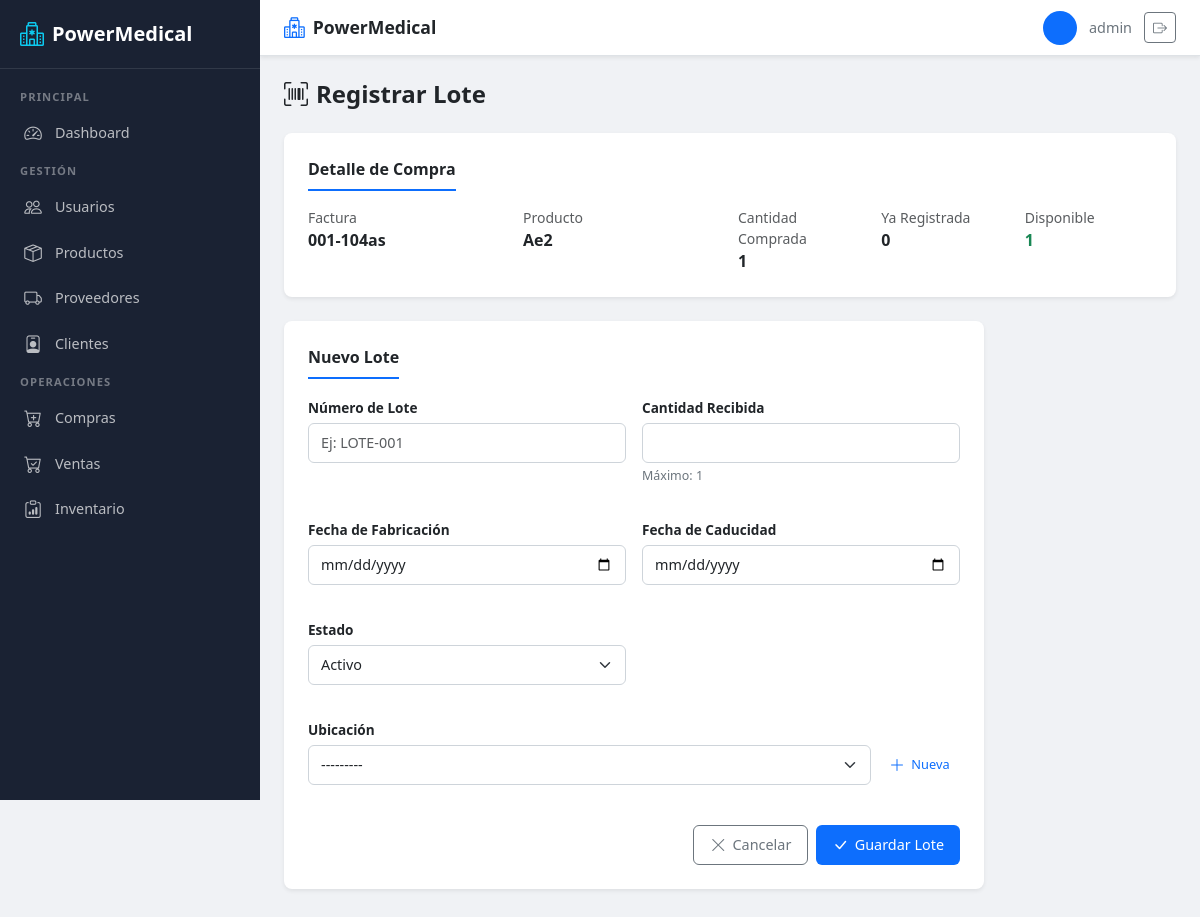
Page /usuarios/compras/detalle/8/lotes/registrar/ (signed in) on the earlier database version.
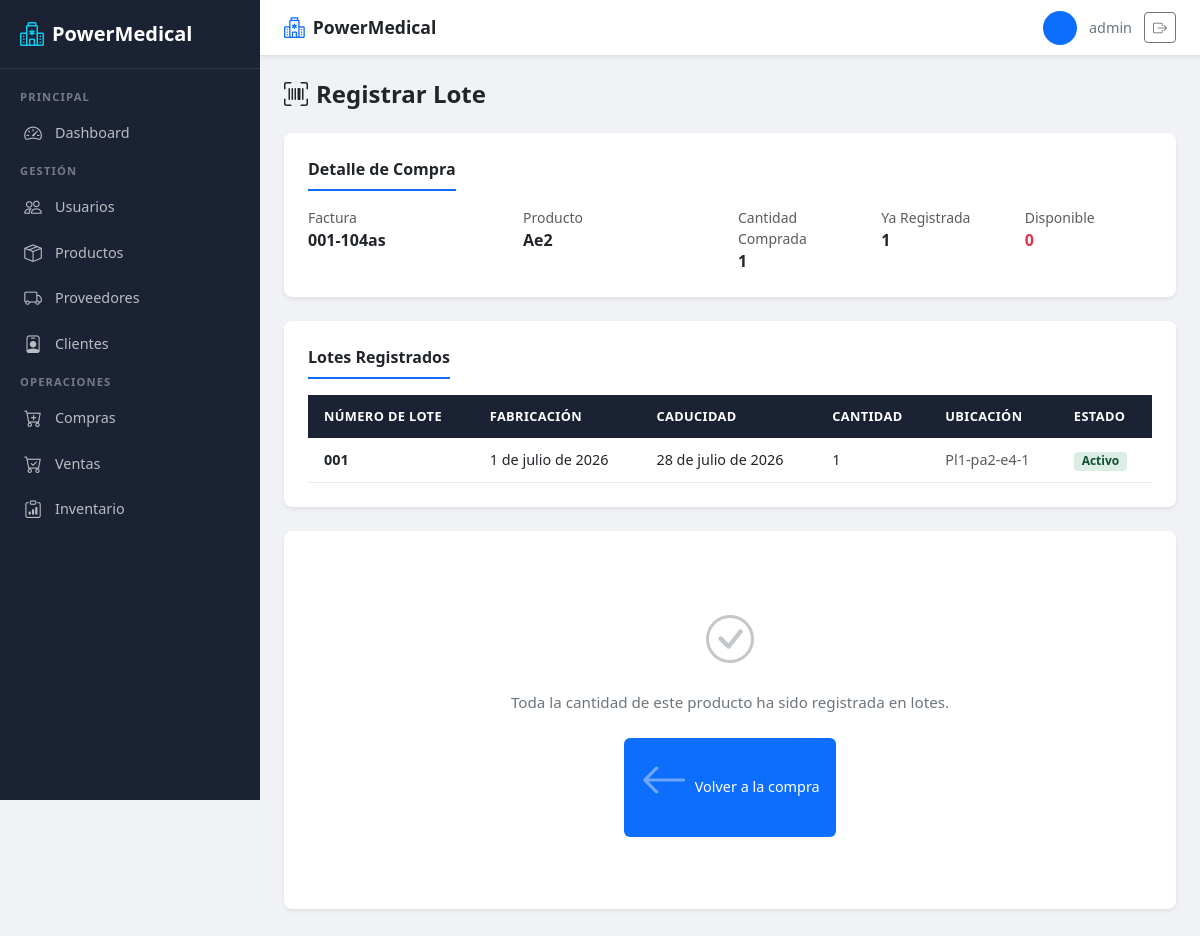
Same page on the later database version.
### usuarios/models.py (models this page shows, shortened)
class Lote(models.Model):
    ESTADOS = [
        ('ACTIVO', 'Activo'),
        ('INACTIVO', 'Inactivo'),
    ]
    detalle_compra = models.ForeignKey(
        DetalleCompra,
        on_delete=models.CASCADE,
        related_name='lotes'
    )
    numero_lote = models.CharField(max_length=50)
    fecha_fabricacion = models.DateField(
        null=True,
        blank=True,
        verbose_name="Fecha de Fabricación"
    )
    fecha_caducidad = models.DateField(
        verbose_name="Fecha de Caducidad"
    )
    cantidad_recibida = models.PositiveIntegerField(
        verbose_name="Cantidad Recibida"
    )
    ubicacion = models.ForeignKey(
        Ubicacion,
        on_delete=models.PROTECT,
        null=True,
        blank=True,
        verbose_name="Ubicación"
    )
    estado = models.CharField(
        max_length=10,
        choices=ESTADOS,
        default='ACTIVO'
    )
    class Meta:
        constraints = [
            models.UniqueConstraint(
                fields=['detalle_compra', 'numero_lote'],
                name='unique_lote_por_detalle'
            )
        ]

class Ubicacion(models.Model):
    planta = models.CharField(max_length=50, verbose_name="Planta")
    pasillo = models.CharField(max_length=50, verbose_name="Pasillo")
    estanteria = models.CharField(max_length=50, verbose_name="Estantería")
    nivel = models.CharField(max_length=50, verbose_name="Nivel")
    codigo = models.CharField(max_length=50, unique=True, verbose_name="Código")
    class Meta:
        verbose_name = "Ubicación"
        verbose_name_plural = "Ubicaciones"

### usuarios/views.py (the view)
# urls.py: path('compras/detalle/<int:detalle_id>/lotes/registrar/', views.registrar_lote, name='registrar_lote'),
@roles_permitidos('ADMIN', 'BODEGA')
def registrar_lote(request, detalle_id):
    detalle = get_object_or_404(DetalleCompra, id=detalle_id)
    cantidad_ya_registrada = sum(
        l.cantidad_recibida for l in detalle.lotes.all()
    )
    cantidad_disponible = detalle.cantidad - cantidad_ya_registrada
    if request.method == 'POST':
        form = LoteForm(request.POST)
        if form.is_valid():
            with transaction.atomic():
                lote = form.save(commit=False)
                lote.detalle_compra = detalle
                if lote.cantidad_recibida > cantidad_disponible:
                    form.add_error(
                        'cantidad_recibida',
                        f'La cantidad no puede exceder la disponible ({cantidad_disponible}).'
                    )
                else:
                    lote.save()
                    producto = detalle.producto
                    producto.stock = sum(
                        l.cantidad_recibida
                        for l in Lote.objects.filter(
                            detalle_compra__producto=producto
                        )
                    )
                    producto.save(update_fields=['stock'])
                    messages.success(
                        request,
                        f'Lote {lote.numero_lote} registrado exitosamente. Stock actualizado.'
                    )
                    return redirect('lista_lotes_compra', compra_id=detalle.compra.id)
    else:
        form = LoteForm()
    return render(request, 'usuarios/registrar_lote.html', {
        'form': form,
        'detalle': detalle,
        'cantidad_ya_registrada': cantidad_ya_registrada,
        'cantidad_disponible': cantidad_disponible,
    })

### usuarios/views.py (called while the page is built)
def roles_permitidos(*roles):
    def decorator(view_func):
        @wraps(view_func)
        @login_required
        def wrapper(request, *args, **kwargs):
            if request.user.is_superuser or request.user.rol in roles:
                return view_func(request, *args, **kwargs)
            return redirect('redireccion_rol')
        return wrapper
    return decorator

### usuarios/templates/usuarios/registrar_lote.html (shortened to what the changed rows need)
{% extends 'usuarios/base.html' %}
{% block content %}
<div class="pm-page-header">
    <h2><i class="bi bi-upc-scan me-2"></i>Registrar Lote</h2>
</div>
<div class="pm-form-section">
    <div class="row g-3">
        <div class="col-md-2">
            <small class="text-muted d-block">Ya Registrada</small>
            <strong>{{ cantidad_ya_registrada }}</strong>
        </div>
        <div class="col-md-2">
            <small class="text-muted d-block">Disponible</small>
            <strong class="{% if cantidad_disponible > 0 %}text-success{% else %}text-danger{% endif %}">
                {{ cantidad_disponible }}
            </strong>
        </div>
    </div>
</div>
{% if detalle.lotes.all %}
<div class="pm-form-section">
    <div class="section-title">Lotes Registrados</div>
    <div class="pm-table-responsive">
        <table class="pm-table">
            <thead>
                <tr>
                    <th>Número de Lote</th>
                    <th>Fabricación</th>
                    <th>Caducidad</th>
                    <th>Cantidad</th>
                    <th>Ubicación</th>
                    <th>Estado</th>
                </tr>
            </thead>
            <tbody>
                {% for lote in detalle.lotes.all %}
                <tr>
                    <td><strong>{{ lote.numero_lote }}</strong></td>
                    <td>{{ lote.fecha_fabricacion|default:"-" }}</td>
                    <td>{{ lote.fecha_caducidad }}</td>
                    <td>{{ lote.cantidad_recibida }}</td>
                    <td>
                        {% if lote.ubicacion %}
                            <span class="text-muted">{{ lote.ubicacion.codigo }}</span>
                        {% else %}
                            <span class="text-muted">-</span>
                        {% endif %}
                    </td>
                    <td>
                        {% if lote.estado == 'ACTIVO' %}
                            <span class="pm-badge pm-badge-active">Activo</span>
                        {% else %}
                            <span class="pm-badge pm-badge-inactive">Inactivo</span>
                        {% endif %}
                    </td>
                </tr>
                {% endfor %}
            </tbody>
        </table>
    </div>
</div>
{% endif %}
{% if cantidad_disponible > 0 %}
<div class="pm-form-section" style="max-width: 700px;">
    <div class="section-title">Nuevo Lote</div>
    <form method="post" novalidate class="pm-form">
        <div class="row g-3">
            <div class="col-md-6 mb-3">
                <label for="id_numero_lote" class="form-label">{{ form.numero_lote.label }}</label>
                {{ form.numero_lote }}
            </div>
            <div class="col-md-6 mb-3">
                <label for="id_cantidad_recibida" class="form-label">{{ form.cantidad_recibida.label }}</label>
                {{ form.cantidad_recibida }}
                <div class="form-text">Máximo: {{ cantidad_disponible }}</div>
            </div>
            <div class="col-md-6 mb-3">
                <label for="id_fecha_fabricacion" class="form-label">{{ form.fecha_fabricacion.label }}</label>
                {{ form.fecha_fabricacion }}
            </div>
            <div class="col-md-6 mb-3">
                <label for="id_fecha_caducidad" class="form-label">{{ form.fecha_caducidad.label }}</label>
                {{ form.fecha_caducidad }}
            </div>
            <div class="col-md-6 mb-3">
                <label for="id_estado" class="form-label">{{ form.estado.label }}</label>
                {{ form.estado }}
            </div>
            <div class="col-md-12 mb-3">
                <label for="id_ubicacion" class="form-label">{{ form.ubicacion.label }}</label>
                <div class="d-flex gap-2">
                    <div class="flex-grow-1">
                        {{ form.ubicacion }}
                    </div>
                    <a href="{% url 'crear_ubicacion' %}?detalle_id={{ detalle.id }}" class="pm-btn pm-btn-outline-primary pm-btn-sm">
                        <i class="bi bi-plus-lg"></i> Nueva
                    </a>
                </div>
            </div>
        </div>
        <div class="mt-4 d-flex justify-content-end gap-2">
            <a href="{% url 'lista_lotes_compra' detalle.compra.id %}" class="pm-btn pm-btn-outline-secondary">
                <i class="bi bi-x-lg"></i> Cancelar
            </a>
            <button type="submit" class="pm-btn pm-btn-primary">
                <i class="bi bi-check-lg"></i> Guardar Lote
            </button>
        </div>
    </form>
</div>
{% else %}
<div class="pm-form-section">
    <div class="pm-empty">
        <i class="bi bi-check-circle d-block"></i>
        <p>Toda la cantidad de este producto ha sido registrada en lotes.</p>
        <a href="{% url 'lista_lotes_compra' detalle.compra.id %}" class="pm-btn pm-btn-primary mt-2">
            <i class="bi bi-arrow-left"></i> Volver a la compra
        </a>
    </div>
</div>
{% endif %}
{% endblock %}

Differences in the rows shown:
added Lote: numero_lote "001", fecha_fabricacion "1 de julio de 2026", fecha_caducidad "28 de julio de 2026", cantidad_recibida "1", ubicacion.codigo "Pl1-pa2-e4-1", estado "Activo"
Other differences:
{{ cantidad_ya_registrada }}: "0" → "1"
{{ cantidad_disponible }}: "1" → "0"
{{ cantidad_disponible }}: "1" → (not shown)
form field estado: "Activo" → (not shown)
form field ubicacion: "---------" → (not shown)
text no longer shown: "Nuevo Lote Número de Lote Cantidad Recibida Máximo: Fecha de Fabricación Fecha de Caducidad Estado Ubicación Nueva Cancelar Guardar Lote"
text now shown: "Lotes Registrados NÚMERO DE LOTE FABRICACIÓN CADUCIDAD CANTIDAD UBICACIÓN ESTADO Toda la cantidad de este producto ha sido registrada en lotes. Volver a la compra"
